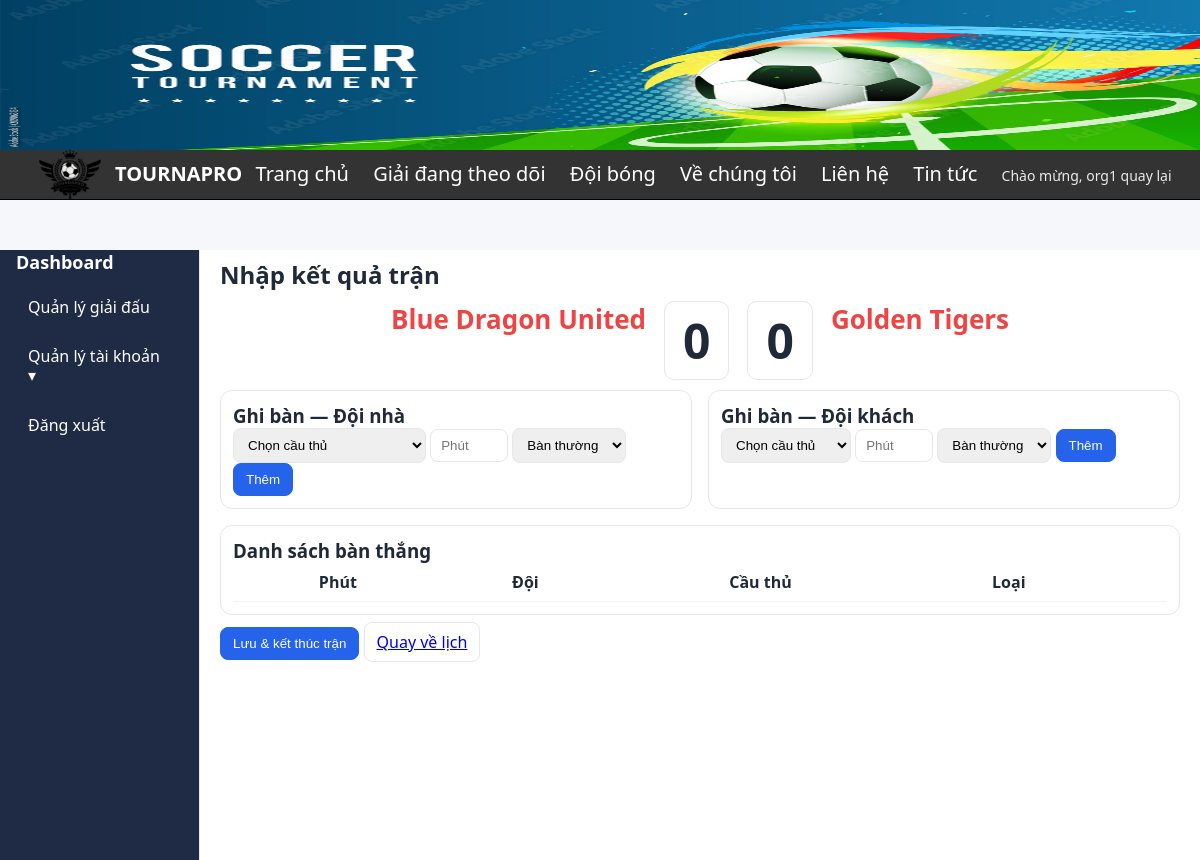
Page /dashboard.php?page=match_stats&id_match=518&id=48 (signed in) on the committed database.
### tables this page shows
CREATE TABLE `match` (
  `id_match` int(11) NOT NULL,
  `id_tourna` int(11) NOT NULL,
  `id_group` int(11) DEFAULT NULL,
  `round_no` int(11) NOT NULL,
  `leg_no` tinyint(4) DEFAULT 1,
  `home_team_id` int(11) DEFAULT NULL,
  `away_team_id` int(11) DEFAULT NULL,
  `home_placeholder` varchar(60) DEFAULT NULL,
  `away_placeholder` varchar(60) DEFAULT NULL,
  `kickoff_date` date DEFAULT NULL,
  `kickoff_time` time DEFAULT NULL,
  `venue` varchar(120) DEFAULT NULL,
  `status` enum('scheduled','played','canceled') DEFAULT 'scheduled',
  `home_score` tinyint(4) DEFAULT NULL,
  `away_score` tinyint(4) DEFAULT NULL,
  `location_id` int(11) DEFAULT NULL,
  `pitch_label` varchar(30) DEFAULT NULL
);

CREATE TABLE `team` (
  `id_team` int(11) NOT NULL,
  `teamName` varchar(250) NOT NULL,
  `logo` varchar(200) NOT NULL,
  `teamMember_count` int(11) NOT NULL,
  `id_user` bigint(20) UNSIGNED NOT NULL,
  `status` tinyint(1) NOT NULL DEFAULT 1
);

### control/controlmatchstat.php (called while the page is built, shortened)
<?php
include_once(__DIR__ . '/../model/modelmatchevent.php');
    class cMatchStats {
    public function screen(int $idMatch){
    $m = new mMatchEvent();
    $m->UpdateMatchScore($idMatch);
    $match = $m->getMatchBasic($idMatch);
    include __DIR__ . '/../view/match_event.php';
  }
    }
?>

### model/modelmatchevent.php (called while the page is built, shortened)
<?php
  class mMatchEvent{
    public function getMatchBasic($idMatch){
        $p = new mConnect();
        $c = $p->moketnoi();
        $sql="SELECT m.*,
                 th.teamName AS home_name, ta.teamName AS away_name
          FROM `match` m
          LEFT JOIN team th ON th.id_team=m.home_team_id
          LEFT JOIN team ta ON ta.id_team=m.away_team_id
          WHERE m.id_match=?";
    $stm=mysqli_prepare($c,$sql);
    mysqli_stmt_bind_param($stm,"i",$idMatch);
    mysqli_stmt_execute($stm);
    $res=mysqli_stmt_get_result($stm);
    $row=$res->fetch_assoc();
    return $row;
    }
}
?>

### view/match_event.php (the view, shortened to what this page needs)
<?php
$tournaId = isset($_GET['id']) ? (int)$_GET['id'] : (int)($match['id_tourna'] ?? 0);
?>
<h2>Nhập kết quả trận</h2>
<div class="score-box">
  <div class="teamname"><?= htmlspecialchars($match['home_name'] ?? 'Đội nhà') ?></div>
  <div class="score"><?= (int)$match['home_score'] ?></div>
  <div class="score"><?= (int)$match['away_score'] ?></div>
  <div class="teamname"><?= htmlspecialchars($match['away_name'] ?? 'Đội khách') ?></div>
</div>
<div class="col2">
  <div class="card">
    <h3>Ghi bàn — Đội nhà</h3>
    <form method="post">
      <select class="select" name="home_member_id" required>
        <option value="">Chọn cầu thủ</option>
      </select>
      <input class="select" type="number" min="0" max="120" name="home_minute" placeholder="Phút" required>
      <select class="select" name="home_goal_type">
        <option value="goal">Bàn thường</option>
      </select>
      <button class="btn primary" name="add_goal_home" value="1">Thêm</button>
    </form>
  </div>
  <div class="card">
    <h3>Ghi bàn — Đội khách</h3>
    <form method="post">
      <select class="select" name="away_member_id" required>
        <option value="">Chọn cầu thủ</option>
      </select>
      <input class="select" type="number" min="0" max="120" name="away_minute" placeholder="Phút" required>
      <select class="select" name="away_goal_type">
        <option value="goal">Bàn thường</option>
      </select>
      <button class="btn primary" name="add_goal_away" value="1">Thêm</button>
    </form>
  </div>
</div>
<div class="card" style="margin-top:16px">
  <h3>Danh sách bàn thắng</h3>
  <table class="tbl">
    <thead><tr><th>Phút</th><th>Đội</th><th>Cầu thủ</th><th>Loại</th><th></th></tr></thead>
  </table>
</div>
<form method="post" style="margin-top:12px">
  <button class="btn primary" name="finalize_match" value="1">Lưu & kết thúc trận</button>
  <a class="btn" href="dashboard.php?page=schedule&id=<?= $tournaId ?>">Quay về lịch</a>
</form>

### dashboard.php (style rules this page uses)
* { box-sizing: border-box; margin: 0; padding: 0; }
:root { --bg: #f6f7fb; --card: #ffffff; --text: #1f2937; --muted: #6b7280; --primary: #2563eb; --sidebar-w: 200px; --radius: 14px; --shadow: 0 8px 20px rgba(0,0,0,.06); --sidebar-w: 200px; --radius: 12px; }
html, body { height: 100%; }
body { background: var(--bg); color: var(--text); font-family: system-ui, -apple-system, "Segoe UI", Roboto, Inter, Arial, sans-serif; }
body { overflow-x:hidden; }

### view/match_event.php (style rules this page uses)
.score-box { display:flex;justify-content:center;gap:18px;margin:10px 0 }
.score { font-size:48px;font-weight:700;border:1px solid #e5e7eb;padding:6px 18px;border-radius:10px }
.teamname { font-size:26px;color:#ef4444;font-weight:600 }
.col2 { display:grid;grid-template-columns:1fr 1fr;gap:16px }
.card { border:1px solid #e5e7eb;border-radius:12px;padding:12px }
.tbl { width:100%;border-collapse:collapse }
.tbl th,.tbl td { border-bottom:1px solid #f1f5f9;padding:8px }
.btn { padding:8px 12px;border-radius:8px;border:1px solid #e5e7eb;background:#fff;cursor:pointer }
.btn.primary { background:#2563eb;color:#fff;border-color:#2563eb }
.select,input[type=number] { padding:8px 10px;border:1px solid #e5e7eb;border-radius:8px }

### rows in the picture
match: home_team.teamName "Blue Dragon United", home_score "0", away_score "0", away_team.teamName "Golden Tigers"

### other values in the picture
$username "org1"
